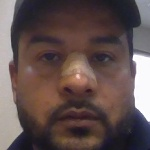
#> input picture Data/Asco/rotro_11.jpg, 150 x 150 px, given in place of the camera
$ python ProyectoFinalReconocimientodeemociones.py
#> lines starting #> are read from the running program, lines starting #| are printed output that depends on the picture
#> the answer given: y
# -*- coding: utf-8 -*-
"""
Created on Sat Jul 30 15:03:27 2022
Proyecto Final de reconocimiento emocional de rostros
@author: jorgil
"""
import time
import cv2
import os
import imutils
import numpy as np
dataPath = 'C:/Users/Python Scripts/Reconocimieno de Emociones/Reconocimiento_Emociones/Data' #Cambia a la ruta donde hayas almacenado Data
def captura_de_emociones(emotionName):
#> called with emotionName = 'Enojo'
    emotionsPath = os.path.join(dataPath, emotionName)

    if not os.path.exists(emotionsPath):
        print(f'Carpeta creada: {emotionsPath}')
        os.makedirs(emotionsPath)

    cap = cv2.VideoCapture(0, cv2.CAP_DSHOW)
    faceClassif = cv2.CascadeClassifier(cv2.data.haarcascades + 'haarcascade_frontalface_default.xml')
    count = 0

    while True:
        ret, frame = cap.read()
#> frame is the input picture: shape (150, 150, 3); mean B, G, R 78.7, 80.2, 97.1
        if not ret:
            break

        frame = imutils.resize(frame, width=640)
#> frame: shape (640, 640, 3)
        gray = cv2.cvtColor(frame, cv2.COLOR_BGR2GRAY)
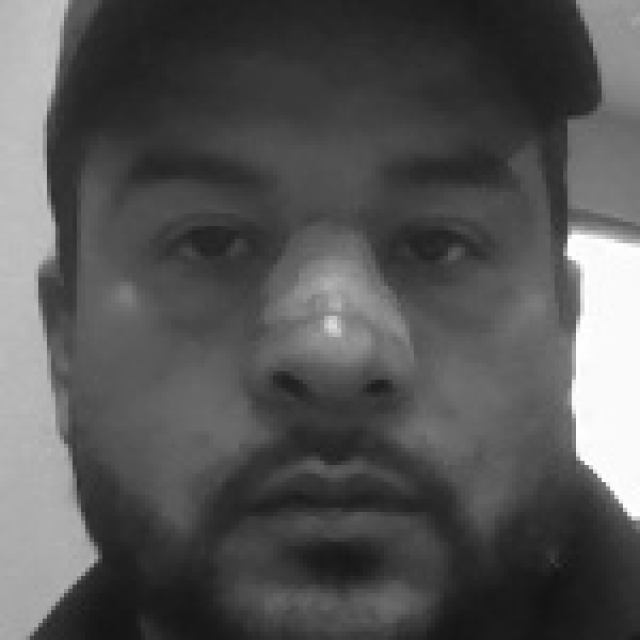
#> gray: shape (640, 640); min 19, max 255, mean 85.1
        auxFrame = frame.copy()

        faces = faceClassif.detectMultiScale(gray, 1.3, 5)
#> faces = [[35, 31, 559, 559]]

        for (x, y, w, h) in faces:
            cv2.rectangle(frame, (x, y), (x + w, y + h), (0, 255, 0), 2)
            rostro = auxFrame[y:y + h, x:x + w]
            rostro = cv2.resize(rostro, (150, 150), interpolation=cv2.INTER_CUBIC)
            rostro = cv2.cvtColor(rostro, cv2.COLOR_BGR2GRAY)  # Convertir a escala de grises
            cv2.imwrite(os.path.join(emotionsPath, f'rostro_{count}.jpg'), rostro)
            count = count + 1
#> this loop made 1 pass
#> (x, y, w, h, count) on pass 1: (35, 31, 559, 559, 1)
#> pass 1, in captura_de_emociones, `rostro = auxFrame[y:y + h, x:x + w]`:
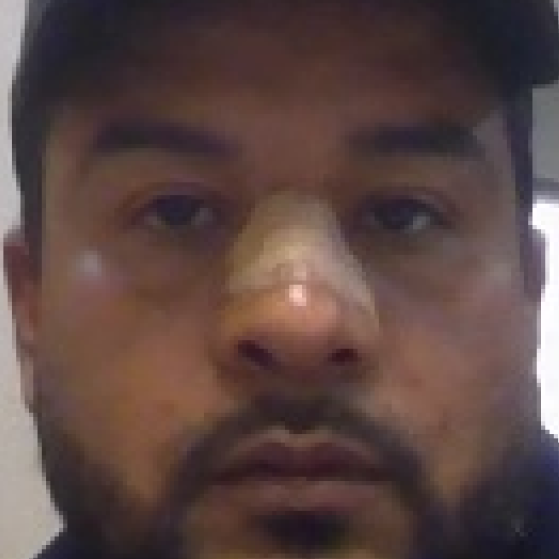
#> rostro: shape (559, 559, 3); mean B, G, R 67.5, 70.6, 91.2
#> pass 1, in captura_de_emociones, `rostro = cv2.cvtColor(rostro, cv2.COLOR_BGR2GRAY)`:
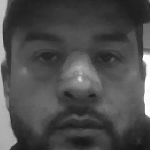
#> rostro: shape (150, 150); min 20, max 255, mean 76.4
#> after the loop:
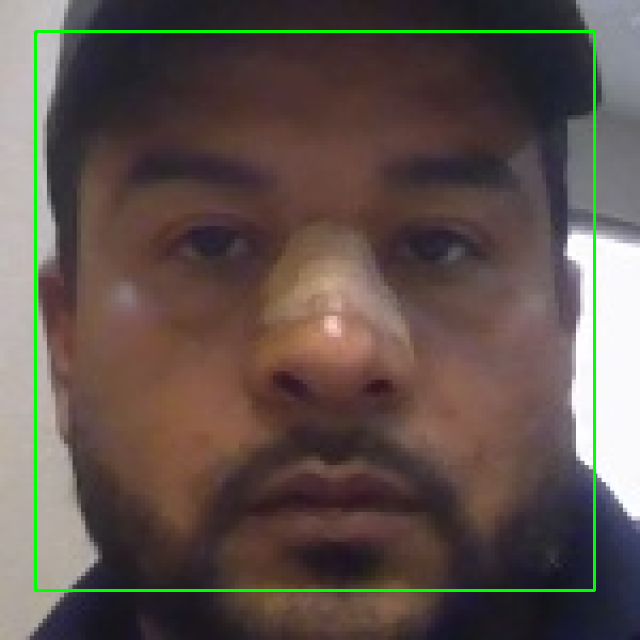
#> frame: shape (640, 640, 3); mean B, G, R 76.9, 82.6, 95.2
#> after the loop, count = 1

        cv2.imshow(emotionName, frame)

        k = cv2.waitKey(1)
#> (key Esc is pressed here)
        if k == 47 or count >= 50:  # ESC o 50 imágenes capturadas
            break

    cap.release()
    cv2.destroyAllWindows()

# [50 lines left out: functions obtenerModelo, entrenamiento, emotionImage, not called in this run]


choice=input('Deseas Tomar las fotos? (Y/N)\n')
if choice=='y' or choice=='Y':
    print("Tomaremos las imagenes para entrenar el modelo:")
    lista=['Enojo','Felicidad','Sorpresa','Tristeza','Neutral','Asco']
    time.sleep(2)
    for e in lista:
        time.sleep(2)
        print('Pon cara de: ',e)
        emotionName = e
        captura_de_emociones(emotionName)

choice1=input('Deseas entrenar el modelo? (Y/N)\n')
if choice1=='y' or choice1=='Y':
    print('entrenando')
    entrenamiento()


mod=input('Elige un metodo de entranamiento y lectura del modelo\n 1.-EigenFaces\n 2.-FisherFaces\n 3.-LBPH\n\n')
if mod == '1': emotion_recognizer = cv2.face.EigenFaceRecognizer_create()
if mod == '2': emotion_recognizer = cv2.face.FisherFaceRecognizer_create()
if mod == '3': emotion_recognizer = cv2.face.LBPHFaceRecognizer_create()

if mod=='1' :
    method = 'EigenFaces'
    emotion_recognizer = cv2.face.EigenFaceRecognizer_create()
if mod=='2':
    method = 'FisherFaces'
    emotion_recognizer = cv2.face.FisherFaceRecognizer_create()
if mod=='3':
    method = 'LBPH'
    emotion_recognizer = cv2.face.LBPHFaceRecognizer_create()

emotion_recognizer.read('modelo'+method+'.xml')

imagePaths = os.listdir(dataPath)
print('imagePaths=',imagePaths)

cap = cv2.VideoCapture(0,cv2.CAP_DSHOW)

faceClassif = cv2.CascadeClassifier(cv2.data.haarcascades+'haarcascade_frontalface_default.xml')

while True:

	ret,frame = cap.read()
	if ret == False: break
	gray = cv2.cvtColor(frame, cv2.COLOR_BGR2GRAY)
	auxFrame = gray.copy()

	nFrame = cv2.hconcat([frame, np.zeros((480,300,3),dtype=np.uint8)])

	faces = faceClassif.detectMultiScale(gray,1.3,5)

	for (x,y,w,h) in faces:
		rostro = auxFrame[y:y+h,x:x+w]
		rostro = cv2.resize(rostro,(150,150),interpolation= cv2.INTER_CUBIC)
		result = emotion_recognizer.predict(rostro)

		cv2.putText(frame,'{}'.format(result),(x,y-5),1,1.3,(255,255,0),1,cv2.LINE_AA)

		# EigenFaces
		if method == 'EigenFaces':
			if result[1] < 5700:
				cv2.putText(frame,'{}'.format(imagePaths[result[0]]),(x,y-25),2,1.1,(0,255,0),1,cv2.LINE_AA)
				cv2.rectangle(frame, (x,y),(x+w,y+h),(0,255,0),2)
				image = emotionImage(imagePaths[result[0]])
				if image is not None:
					image = cv2.resize(image, (300, frame.shape[0]))
					if len(image.shape) == 2:
						image = cv2.cvtColor(image, cv2.COLOR_GRAY2BGR)
					nFrame = cv2.hconcat([frame, image])
				else:
					nFrame = cv2.hconcat([frame, np.zeros((frame.shape[0], 300, 3), dtype=np.uint8)])
				nFrame = cv2.hconcat([frame,image])
			else:
				cv2.putText(frame,'No identificado',(x,y-20),2,0.8,(0,0,255),1,cv2.LINE_AA)
				cv2.rectangle(frame, (x,y),(x+w,y+h),(0,0,255),2)
				nFrame = cv2.hconcat([frame,np.zeros((480,300,3),dtype=np.uint8)])

		# FisherFace
		if method == 'FisherFaces':
			if result[1] < 500:
				cv2.putText(frame,'{}'.format(imagePaths[result[0]]),(x,y-25),2,1.1,(0,255,0),1,cv2.LINE_AA)
				cv2.rectangle(frame, (x,y),(x+w,y+h),(0,255,0),2)
				image = emotionImage(imagePaths[result[0]])
				if image is not None:
					image = cv2.resize(image, (300, frame.shape[0]))
					if len(image.shape) == 2:
						image = cv2.cvtColor(image, cv2.COLOR_GRAY2BGR)
					nFrame = cv2.hconcat([frame, image])
				else:
					nFrame = cv2.hconcat([frame, np.zeros((frame.shape[0], 300, 3), dtype=np.uint8)])
				nFrame = cv2.hconcat([frame,image])
			else:
				cv2.putText(frame,'No identificado',(x,y-20),2,0.8,(0,0,255),1,cv2.LINE_AA)
				cv2.rectangle(frame, (x,y),(x+w,y+h),(0,0,255),2)
				nFrame = cv2.hconcat([frame,np.zeros((480,300,3),dtype=np.uint8)])
		if method == 'LBPH':  		# LBPHFace
			if result[1] < 60:
				cv2.putText(frame,'{}'.format(imagePaths[result[0]]),(x,y-25),2,1.1,(0,255,0),1,cv2.LINE_AA)
				cv2.rectangle(frame, (x,y),(x+w,y+h),(0,255,0),2)
				image = emotionImage(imagePaths[result[0]])
				if image is not None:
					image = cv2.resize(image, (300, frame.shape[0]))
					if len(image.shape) == 2:
						image = cv2.cvtColor(image, cv2.COLOR_GRAY2BGR)
					nFrame = cv2.hconcat([frame, image])
				else:
					nFrame = cv2.hconcat([frame, np.zeros((frame.shape[0], 300, 3), dtype=np.uint8)])
				nFrame = cv2.hconcat([frame,image])
			else:
				cv2.putText(frame,'No identificado',(x,y-20),2,0.8,(0,0,255),1,cv2.LINE_AA)
				cv2.rectangle(frame, (x,y),(x+w,y+h),(0,0,255),2)
				nFrame = cv2.hconcat([frame,np.zeros((480,300,3),dtype=np.uint8)])

	cv2.imshow('nFrame',nFrame)
	k = cv2.waitKey(1)
	if k == 27:
		break

cap.release()
cv2.destroyAllWindows()
